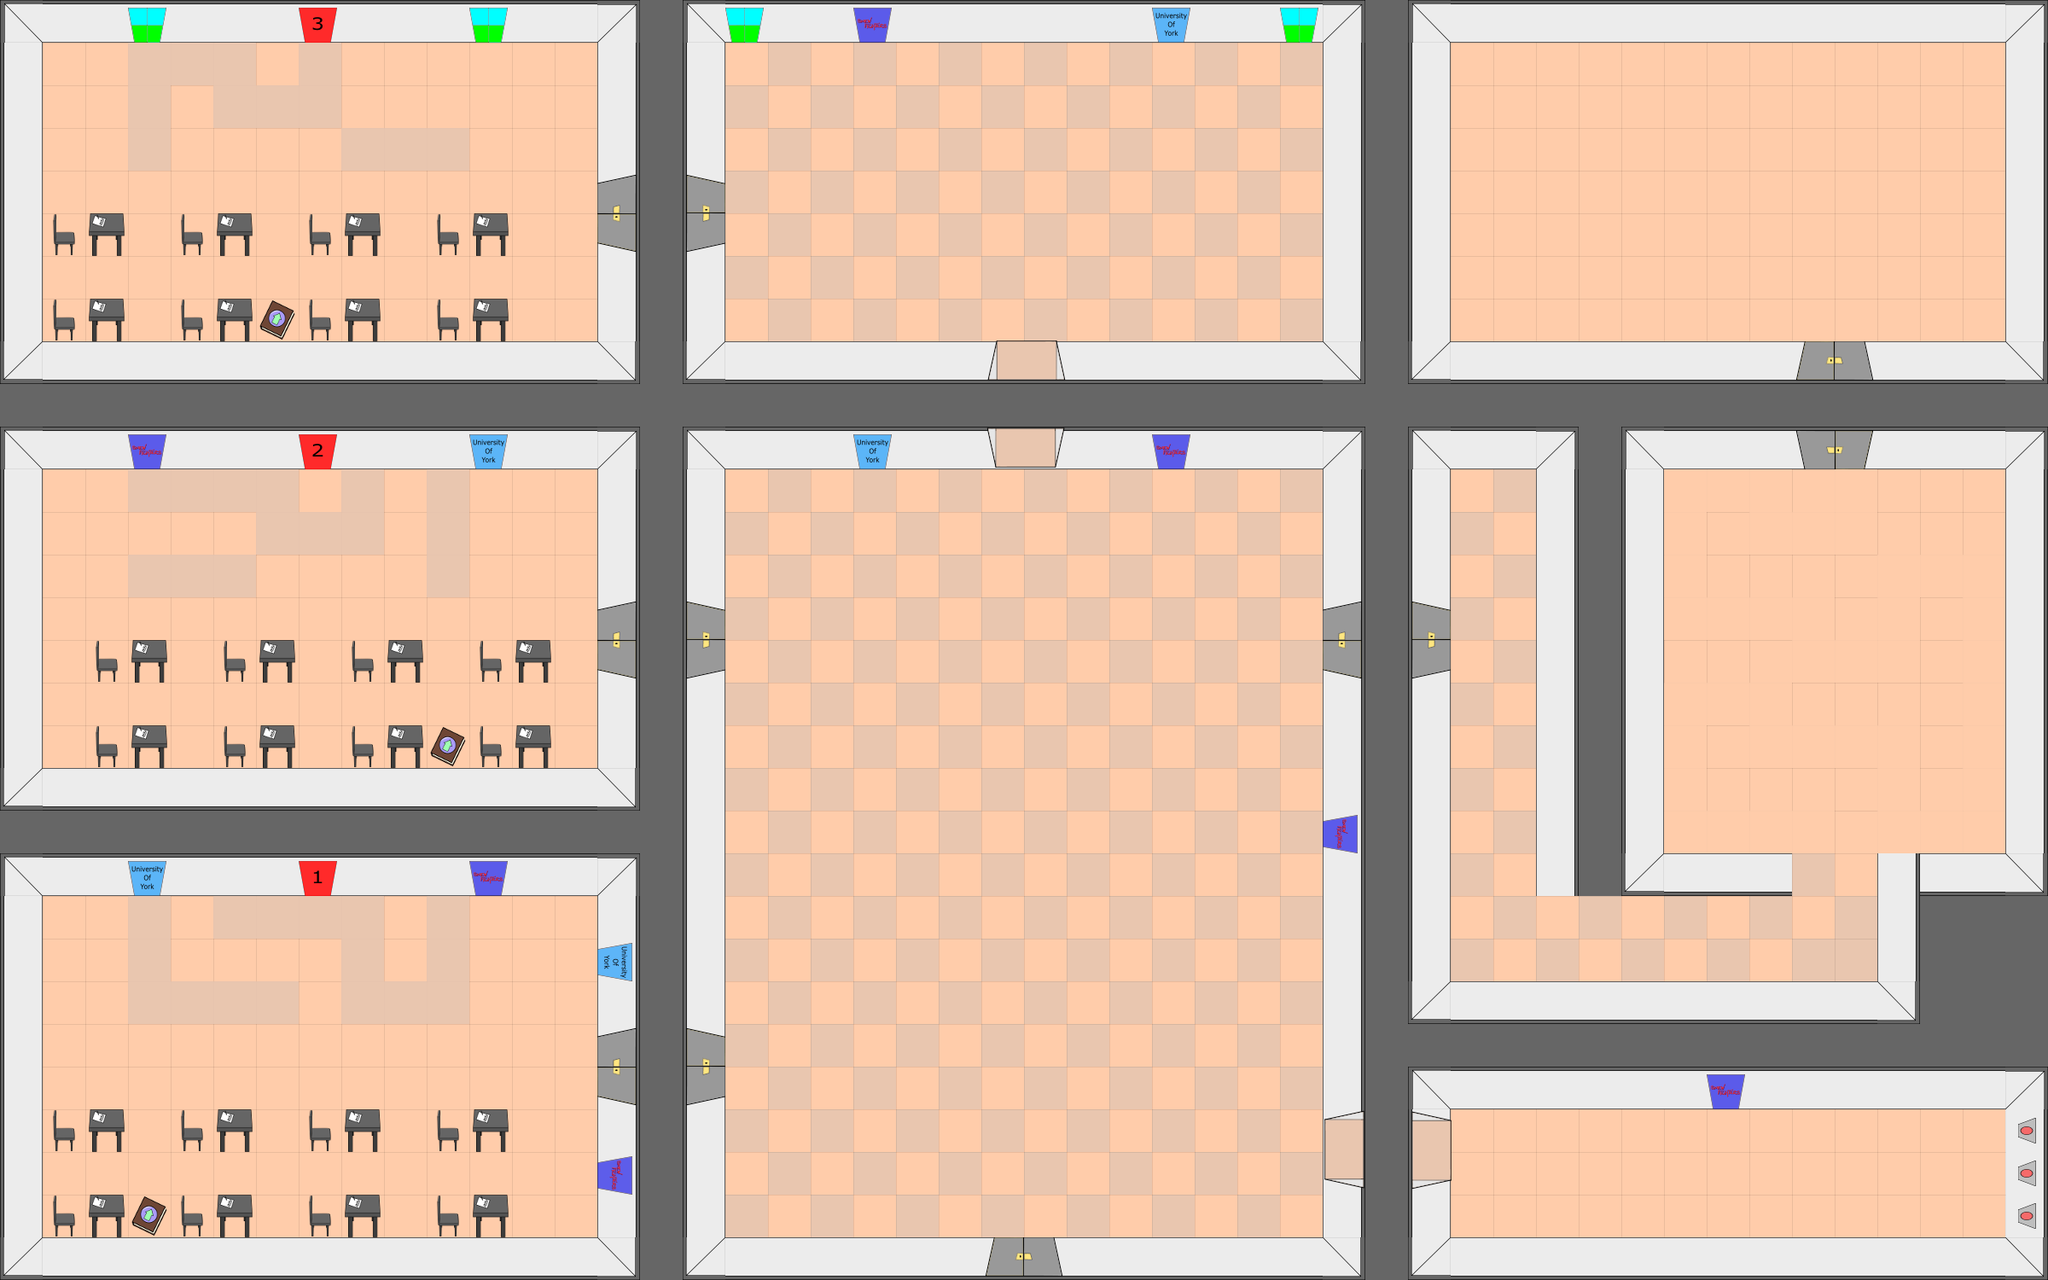

This is a level from a 2D game, rendered from its Tiled map with the project's own tilesets. A one-line summary and the map file follow, with tile-layer data summarised:
An orthogonal 48x30 tile map with 50x50 px tiles, 3 tile layers (Puzzle Answer, Tiles And Walls, Wall Objects and Doors), 6 tilesets.

<map version="1.0" orientation="orthogonal" renderorder="right-down" width="48" height="30" tilewidth="50" tileheight="50" nextobjectid="1">
 <tileset firstgid="1" name="Tiles And Walls" tilewidth="50" tileheight="50" tilecount="11" columns="0">
  <tile id="0">
   <image width="50" height="50" source="Smew Fighters Map Tiles/Tile2.png" />
  </tile>
  <tile id="1">
   <image width="50" height="50" source="Smew Fighters Map Tiles/Tile1.png" />
  </tile>
  <tile id="2">
   <image width="50" height="50" source="Smew Fighters Map Tiles/ImprovedWall.png" />
  </tile>
  <tile id="3">
   <image width="50" height="50" source="Smew Fighters Map Tiles/ImprovedWall 4.png" />
  </tile>
  <tile id="4">
   <image width="50" height="50" source="Smew Fighters Map Tiles/ImprovedWall 3.png" />
  </tile>
  <tile id="5">
   <image width="50" height="50" source="Smew Fighters Map Tiles/ImprovedWall 2.png" />
  </tile>
  <tile id="6">
   <image width="50" height="50" source="Smew Fighters Map Tiles/ImprovedCorner.png" />
  </tile>
  <tile id="7">
   <image width="50" height="50" source="Smew Fighters Map Tiles/ImprovedCorner 4.png" />
  </tile>
  <tile id="8">
   <image width="50" height="50" source="Smew Fighters Map Tiles/ImprovedCorner 3.png" />
  </tile>
  <tile id="9">
   <image width="50" height="50" source="Smew Fighters Map Tiles/ImprovedCorner 2.png" />
  </tile>
  <tile id="10">
   <image width="50" height="50" source="Smew Fighters Map Tiles/Ceiling.png" />
  </tile>
 </tileset>
 <tileset firstgid="12" name="Wall Objects" tilewidth="45" tileheight="50" tilecount="16" columns="0">
  <tile id="0">
   <image width="45" height="41" source="Smew Fighters Map Tiles/WindowImproved.png" />
  </tile>
  <tile id="1">
   <image width="45" height="41" source="Smew Fighters Map Tiles/SmewFighters.png" />
  </tile>
  <tile id="2">
   <image width="45" height="41" source="Smew Fighters Map Tiles/ImprovedPoster.png" />
  </tile>
  <tile id="3">
   <image width="45" height="41" source="Smew Fighters Map Tiles/Improved3.png" />
  </tile>
  <tile id="4">
   <image width="45" height="41" source="Smew Fighters Map Tiles/Improved2.png" />
  </tile>
  <tile id="5">
   <image width="45" height="41" source="Smew Fighters Map Tiles/improved1 (2).png" />
  </tile>
  <tile id="6">
   <image width="40" height="50" source="Smew Fighters Map Tiles/Button.png" />
  </tile>
  <tile id="7">
   <image width="41" height="45" source="Smew Fighters Map Tiles/WindowImproved copy.png" />
  </tile>
  <tile id="8">
   <image width="41" height="45" source="Smew Fighters Map Tiles/WindowImproved copy 3.png" />
  </tile>
  <tile id="9">
   <image width="45" height="41" source="Smew Fighters Map Tiles/WindowImproved copy 2.png" />
  </tile>
  <tile id="10">
   <image width="41" height="45" source="Smew Fighters Map Tiles/SmewFighters copy.png" />
  </tile>
  <tile id="11">
   <image width="45" height="41" source="Smew Fighters Map Tiles/SmewFighters copy 3.png" />
  </tile>
  <tile id="12">
   <image width="41" height="45" source="Smew Fighters Map Tiles/SmewFighters copy 2.png" />
  </tile>
  <tile id="13">
   <image width="45" height="41" source="Smew Fighters Map Tiles/ImprovedPoster copy.png" />
  </tile>
  <tile id="14">
   <image width="41" height="45" source="Smew Fighters Map Tiles/ImprovedPoster copy 3.png" />
  </tile>
  <tile id="15">
   <image width="41" height="45" source="Smew Fighters Map Tiles/ImprovedPoster copy 2.png" />
  </tile>
 </tileset>
 <tileset firstgid="28" name="Floor Objects" tilewidth="50" tileheight="50" tilecount="4" columns="0">
  <tile id="0">
   <image width="50" height="50" source="Smew Fighters Map Tiles/Table2.png" />
  </tile>
  <tile id="1">
   <image width="50" height="50" source="Smew Fighters Map Tiles/Chair2.png" />
  </tile>
  <tile id="2">
   <image width="50" height="50" source="Smew Fighters Map Tiles/RonTable.png" />
  </tile>
  <tile id="3">
   <image width="50" height="50" source="Smew Fighters Map Tiles/RonChair.png" />
  </tile>
 </tileset>
 <tileset firstgid="32" name="Power Ups" tilewidth="50" tileheight="50" tilecount="1" columns="0">
  <tile id="0">
   <image width="50" height="50" source="Smew Fighters Map Tiles/Power_up_book.png" />
  </tile>
 </tileset>
 <tileset firstgid="33" name="Doors And Hallways" tilewidth="105" tileheight="105" tilecount="8" columns="0">
  <tile id="0">
   <image width="105" height="53" source="Smew Fighters Map Tiles/Hallway3.png" />
  </tile>
  <tile id="1">
   <image width="105" height="53" source="Smew Fighters Map Tiles/Hallway2.png" />
  </tile>
  <tile id="2">
   <image width="53" height="105" source="Smew Fighters Map Tiles/Hallway1.png" />
  </tile>
  <tile id="3">
   <image width="50" height="100" source="Smew Fighters Map Tiles/DoorLock4.png" />
  </tile>
  <tile id="4">
   <image width="100" height="50" source="Smew Fighters Map Tiles/DoorLock3.png" />
  </tile>
  <tile id="5">
   <image width="100" height="50" source="Smew Fighters Map Tiles/DoorLock2.png" />
  </tile>
  <tile id="6">
   <image width="50" height="100" source="Smew Fighters Map Tiles/DoorLock.png" />
  </tile>
  <tile id="7">
   <image width="53" height="105" source="Smew Fighters Map Tiles/Hallway4.png" />
  </tile>
 </tileset>
 <tileset firstgid="41" name="Puzzle Tile" tilewidth="50" tileheight="50" tilecount="1" columns="1">
  <image source="Smew Fighters Map Tiles/PuzzleTile.png" width="50" height="50" />
 </tileset>
 <layer name="Puzzle Answer" width="48" height="30">
  <data>[1440 cells, 84 non-empty, 1 distinct tile ids]</data>
 </layer>
 <layer name="Tiles And Walls" width="48" height="30">
  <data>[1440 cells, 1440 non-empty, 11 distinct tile ids]</data>
 </layer>
 <layer name="Wall Objects and Doors" width="48" height="30">
  <data>[1440 cells, 88 non-empty, 20 distinct tile ids]</data>
 </layer>
</map>
